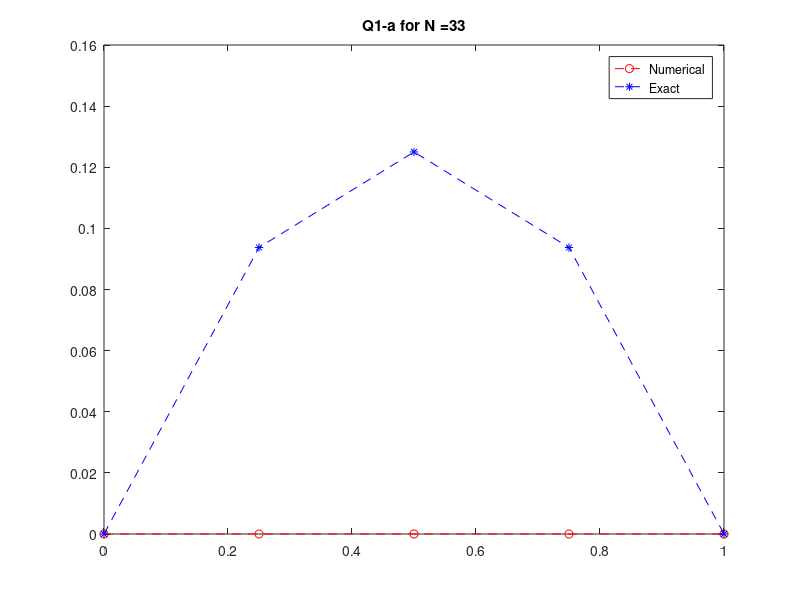

Write MATLAB code to recreate this figure.
clc
clear all

n = input('Enter the number of grid points: ') ;
method = input('Enter \n1 for Gauss-Siedel Method \n2 for Gaussian Elimination\n ');

T = zeros (n,1) ;

delta_x = 1/(n-1) ;
x = zeros (n,1) ;
for i=1:n
    x(i) = (i-1)*delta_x ;
end

T_exact = zeros(n,1) ;
for i=1:n
    T_exact(i) = (x(i)*(1-x(i)))/2 ;
end

switch method
    
    case 1
        %-----Gauss-Seidel Method-----%
        
        T_new = zeros (n,1) ;
        k=0;
        err=1;
        
        while err > 10^(-6)
            
            k=k+1;
            
            for i=2:n-1
                T_new(i) = ((delta_x^2) + T_new(i-1) + T(i+1)) / 2 ;
            end
            
            err = abs(max( T_new - T ))
            T = T_new ;
            
            if k>2000
                break
            end
        end
    
    case 2
        %-----Gaussian Elimination-----%
        
        A = zeros(n-2) ;
        b = zeros(n-2,1) ;
        
        for i=1:n-2
            if i==1
                A(i,i) = -2;
                A(i,i+1) = 1;
                b(i) = -(delta_x^2)-T(i) ;
            elseif i==n-2
                A(i,i-1) = 1;
                A(i,i) = -2;
                b(i) = -(delta_x^2)-T(i) ;
            else
                A(i,i-1) = 1;
                A(i,i) = -2;
                A(i,i+1) = 1;
                b(i) = -(delta_x^2) ;
            end
        end
        
        X =zeros(n-2,1);
        for k=1:n-2
            for i=k+1:n-2
                m(i,k)=A(i,k)/A(k,k);
                for j=k:n-2
                    A(i,j) = A(i,j) - (m(i,k)*A(k,j));
                end
                b(i) = b(i)-(m(i,k)*b(k));
            end
        end
        
        X(n-2) = b(n-2)/A(n-2,n-2);
        for k = n-3:-1:1
            sum = 0;
            for j = k+1:n-2
                sum = sum + (X(j)*A(k,j));
            end
            X(k) = (b(k)-sum)/A(k,k);
        end
        
        for i=1:n-2
            T(i+1) = X(i);
        end
        
    otherwise fprintf('Not a valid option')
end


 plot(x,T,'r--o');
 hold on 
 plot(x,T_exact,'b--*');
 legend('Numerical','Exact');
 title('Q1-a for N =33');